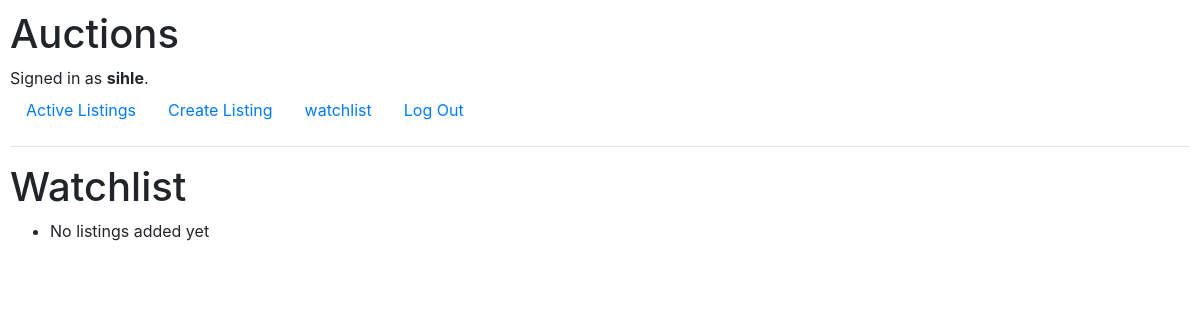
The page /watchlist (signed in) on the database as committed earlier.
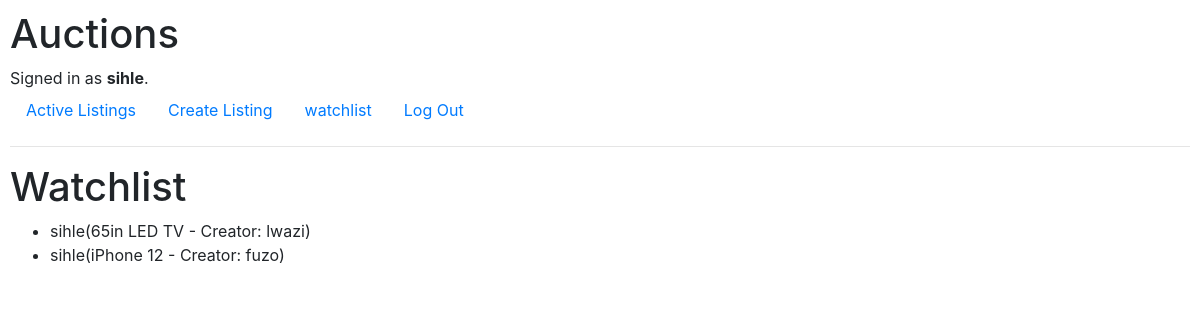
The same page on the database as committed later.
### auctions/models.py (models this page shows)
class Watchlist(models.Model):
    listing = models.ForeignKey(Listing, on_delete=models.CASCADE, related_name="watched")
    user = models.ForeignKey(User, on_delete=models.CASCADE, related_name="wishes")
    def __str__(self):
        return f"{self.user}({self.listing})"

class User(AbstractUser):
    mobile = models.BigIntegerField(null = True)
    listings = models.ManyToManyField("Listing", blank=True, related_name="user_listings")
    bids = models.ManyToManyField("Bid", blank=True, related_name="user_bids")

class Listing(models.Model):
    title = models.CharField(max_length= 30)
    description = models.CharField(max_length= 200)
    creator = models.ForeignKey(User, on_delete=models.CASCADE, related_name="user", null=True)
    bid = models.ManyToManyField("Bid", related_name="current_bid", null=True)
    bidders = models.ManyToManyField(User, blank=True, related_name="buyers")
    pub_date = models.DateField(default=date.today)
    mod_date = models.DateField(default=date.today)
    comments = models.ManyToManyField("Comment", related_name="listing_comments", null=True, blank=True)
    category = models.ManyToManyField("Category", related_name="listing_category", null=True)
    def __str__(self):
        return f"{self.title} - Creator: {self.creator}"

### auctions/views.py (the view)
# urls.py: path("watchlist", views.watchlist_view, name="watchlist")
def watchlist_view(request):
    current_user = request.user
    print(f"current user: {current_user.id}")
    return render(request, "auctions/watchlist.html", {"items": Watchlist.objects.filter(user_id=current_user)})
    pass

### auctions/templates/auctions/watchlist.html
{% extends "auctions/layout.html" %}
{% block body %}
    <h1>Watchlist</h1>
    <div>
        <ul>
            {% for item in items %}
                <li>{{item}}</li>
            {% empty %}
            <li> No listings added yet</li>
            {% endfor %}
        </ul>
    </div>
{% endblock %}

Rows that differ between the two databases and show on the page:
added Watchlist: user+listing "sihle(65in LED TV - Creator: lwazi)"
added Watchlist: user+listing "sihle(iPhone 12 - Creator: fuzo)"
Other text that changed with them:
text no longer shown: "No listings added yet"
